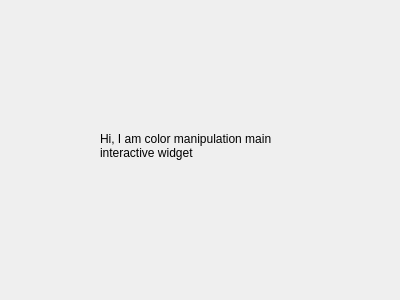
<?xml version="1.0" encoding="UTF-8"?>
<ui version="4.0">
 <class>InteractiveWidget</class>
 <widget class="QWidget" name="InteractiveWidget">
  <property name="geometry">
   <rect>
    <x>0</x>
    <y>0</y>
    <width>400</width>
    <height>300</height>
   </rect>
  </property>
  <property name="windowTitle">
   <string>Form</string>
  </property>
  <widget class="QLabel" name="label">
   <property name="geometry">
    <rect>
     <x>100</x>
     <y>80</y>
     <width>191</width>
     <height>131</height>
    </rect>
   </property>
   <property name="text">
    <string>Hi, I am color manipulation main interactive widget</string>
   </property>
   <property name="wordWrap">
    <bool>true</bool>
   </property>
   <property name="openExternalLinks">
    <bool>true</bool>
   </property>
  </widget>
 </widget>
 <resources/>
 <connections/>
</ui>
